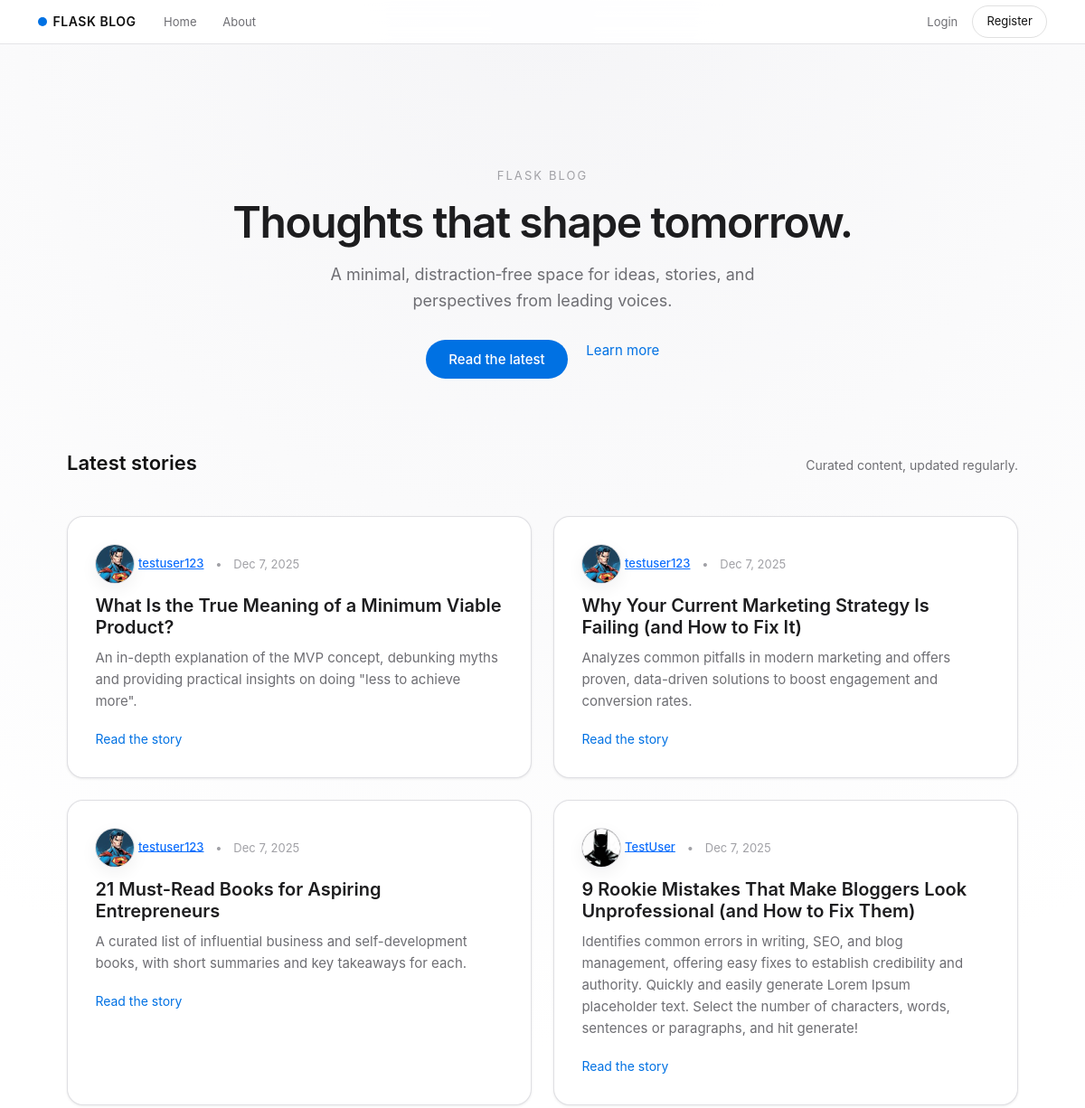
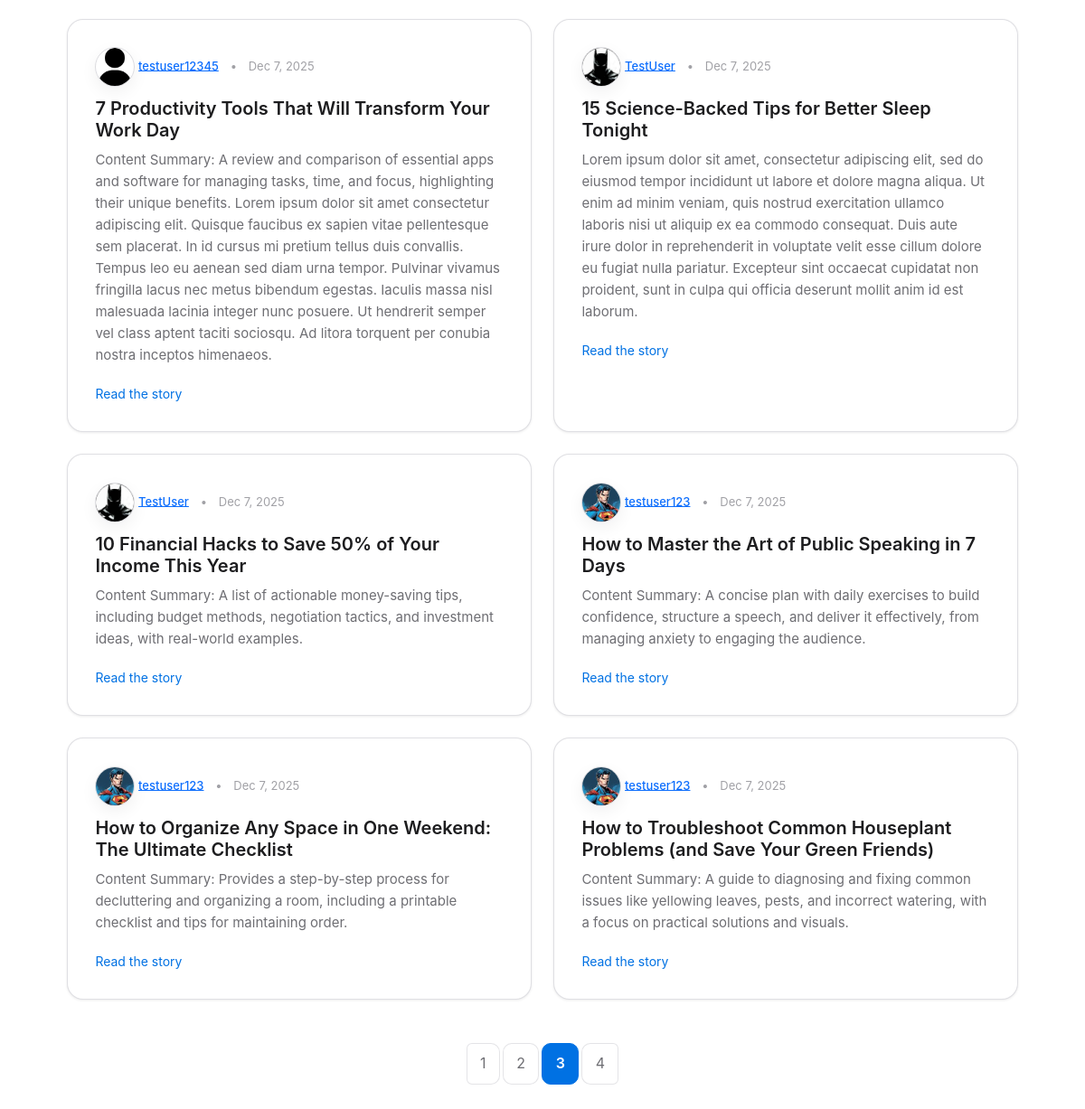
Screenshot of /home?page=3 with the database file from the repository (2 pictures, top to bottom).
### flaskblog/models.py (models this page shows, shortened)
class Post(db.Model):
    id = db.Column(db.Integer, primary_key = True)
    title = db.Column(db.String(100), nullable=False)
    date_posted = db.Column(db.DateTime(timezone=True), nullable=False, default=lambda: datetime.now(timezone.utc))
    content = db.Column(db.Text, nullable=False)
    user_id = db.Column(db.Integer, db.ForeignKey('user.id'), nullable=False)

class User(db.Model, UserMixin):
    id = db.Column(db.Integer, primary_key = True)
    username = db.Column(db.String(20), unique=True, nullable=False)
    email = db.Column(db.String(120), unique=True, nullable=False)
    image_file = db.Column(db.String(20), nullable=False, default='default.jpg')
    password = db.Column(db.String(60), nullable=False)
    posts = db.relationship('Post', backref='author', lazy=True)

### flaskblog/main/routes.py (the view)
@main.route("/")
@main.route("/home")
def home():
    page = request.args.get('page', 1, type=int)
    posts = Post.query.order_by(Post.date_posted.desc()).paginate(page=page, per_page=10)
    return render_template("home.html", posts=posts)

### flaskblog/templates/home.html
{% extends "layout.html" %} {% block content %}
<section class="hero text-center">
  <p class="hero-eyebrow">Flask Blog</p>
  <h1 class="hero-title">Thoughts that shape tomorrow.</h1>
  <p class="hero-subtitle">
    A minimal, distraction‑free space for ideas, stories, and perspectives from
    leading voices.
  </p>
  <div class="hero-cta">
    <a href="#stories" class="hero-link primary">Read the latest</a>
    <a href="/about" class="hero-link secondary">Learn more</a>
  </div>
</section>
<section id="stories" class="stories-section">
  <div class="section-header">
    <h2 class="section-title">Latest stories</h2>
    <p class="section-subtitle">Curated content, updated regularly.</p>
  </div>
  <div class="row g-4">
    {% for post in posts.items %}
    <div class="col-md-6">
      <article class="story-tile">
        <div class="story-meta">
          <span class="author-wrap">
            <img
              class="story-avatar"
              src="{{ url_for('static', filename='profile_pics/' ~ post.author.image_file) }}"
              alt="{{ post.author.username }}'s avatar"
            />
            <a
              class="story-author"
              href="{{ url_for('users.user_posts', username=post.author.username) }}"
              >{{ post.author.username }}</a
            >
          </span>
          <span class="story-dot">•</span>
          <span class="story-date"
            >{{ post.date_posted.strftime('%b %-d, %Y') }}</span
          >
        </div>
        <h3 class="story-title">{{ post.title }}</h3>
        <p class="story-excerpt">{{ post.content }}</p>
        <a
          href="{{ url_for('posts.post', post_id=post.id) }}"
          class="story-link"
          >Read the story</a
        >
      </article>
    </div>
    {% endfor %}
  </div>
  {% if posts.pages > 1 %}
  <div class="pagination-wrapper text-center mt-5">
    <nav>
      <ul class="pagination justify-content-center">
        {% for page_num in posts.iter_pages(left_edge=1, right_edge=1,
        left_current=1, right_current=2) %} {% if page_num %} {% if posts.page
        == page_num %}
        <li class="page-item active">
          <a class="page-link" href="{{ url_for('main.home', page=page_num) }}"
            >{{ page_num }}</a
          >
        </li>
        {% else %}
        <li class="page-item">
          <a class="page-link" href="{{ url_for('main.home', page=page_num) }}"
            >{{ page_num }}</a
          >
        </li>
        {% endif %} {% else %}
        <li class="page-item disabled"><span class="page-link">…</span></li>
        {% endif %} {% endfor %}
      </ul>
    </nav>
  </div>
  {% endif %}
</section>
{% endblock content %}

### flaskblog/static/main.css (style rules this page uses)
:root { --primary-color: #111111; --primary-muted: #1d1d1f; --accent-color: #0071e3; --accent-soft: #e8f0ff; --text-primary: #111111; --text-secondary: #6e6e73; --text-tertiary: #a1a1a6; --bg-primary: #ffffff; --bg-secondary: #fbfbfd; --bg-elevated: #ffffff; --border-color: #d2d2d7; --radius-soft: 18px; --shadow-soft: 0 18px 40px rgba(0, 0, 0, 0.08); --shadow-subtle: 0 1px 3px rgba(0, 0, 0, 0.08); }
* { margin: 0; padding: 0; box-sizing: border-box; }
body { font-family: -apple-system, BlinkMacSystemFont, "SF Pro Text", system-ui, "Segoe UI", Roboto, "Helvetica Neue", Arial, sans-serif; background: radial-gradient(circle at top, #f5f5f7 0, #ffffff 45%); color: var(--text-primary); line-height: 1.6; -webkit-font-smoothing: antialiased; -moz-osx-font-smoothing: grayscale; }
h1, h2, h3, h4, h5, h6 { color: var(--text-primary); font-weight: 600; line-height: 1.2; margin-bottom: 1rem; }
.hero, .about-hero { max-width: 800px; margin: 0 auto 4rem auto; padding: 3.5rem 1.5rem 1rem; }
.hero-eyebrow { font-size: 13px; letter-spacing: 0.16em; text-transform: uppercase; color: var(--text-tertiary); margin-bottom: 0.75rem; }
.hero-title { font-size: 48px; font-weight: 600; letter-spacing: -0.03em; margin-bottom: 1rem; color: var(--primary-muted); }
.hero-subtitle { font-size: 18px; color: var(--text-secondary); max-width: 36rem; margin: 0 auto 1.75rem auto; }
.hero-cta { display: flex; justify-content: center; gap: 1.25rem; flex-wrap: wrap; }
.hero-link { font-size: 15px; text-decoration: none; }
.hero-link.primary { color: #ffffff; background: var(--accent-color); padding: 0.6rem 1.6rem; border-radius: 999px; font-weight: 500; }
.hero-link.secondary { color: var(--accent-color); }
.stories-section { max-width: 1100px; margin: 0 auto; padding: 0 1.5rem; }
.section-header { display: flex; align-items: baseline; justify-content: space-between; gap: 1.5rem; margin-bottom: 1.75rem; }
.section-title { font-size: 22px; font-weight: 600; }
.section-subtitle { font-size: 14px; color: var(--text-secondary); }
.story-tile { background: var(--bg-elevated); border-radius: var(--radius-soft); padding: 1.9rem 1.9rem 1.8rem; border: 1px solid rgba(210, 210, 215, 0.7); box-shadow: var(--shadow-subtle); transition: transform 0.3s ease, box-shadow 0.3s ease, border-color 0.3s ease; height: 100%; }
.story-meta { font-size: 13px; color: var(--text-tertiary); margin-bottom: 0.75rem; display: flex; align-items: center; gap: 0.5rem; }
.story-author { font-weight: 500; }
.story-dot { margin: 0 0.3rem; }
.story-title { font-size: 20px; font-weight: 600; margin-bottom: 0.6rem; color: var(--primary-muted); }
.story-excerpt { font-size: 15px; color: var(--text-secondary); margin-bottom: 1.1rem; }
.story-link { font-size: 14px; color: var(--accent-color); text-decoration: none; }
.story-avatar { width: 44px; height: 44px; border-radius: 50%; object-fit: cover; border: 1px solid rgba(210, 210, 215, 0.8); box-shadow: 0 6px 18px rgba(15, 23, 42, 0.06); }
.pagination .page-link { border-radius: 10px; margin: 0 4px; padding: 0.55rem 0.9rem; color: var(--text-secondary); border: 1px solid rgba(210, 210, 215, 0.6); background: var(--bg-elevated); transition: all 0.2s ease; }
.pagination .active .page-link { color: #fff !important; background: var(--accent-color) !important; border-color: var(--accent-color) !important; font-weight: 600; }

### rows the page displays
Post: image_file (picture), author.username "testuser123", date_posted "Dec 7, 2025", title "What Is the True Meaning of a Minimum Viable Product?", content "An in-depth explanation of the MVP concept, debunking myths and providing practical insights on doing \"less to achieve more\"."
Post: image_file (picture), author.username "testuser123", date_posted "Dec 7, 2025", title "Why Your Current Marketing Strategy Is Failing (and How to Fix It)", content "Analyzes common pitfalls in modern marketing and offers proven, data-driven solutions to boost engagement and conversion rates."
Post: image_file (picture), author.username "testuser123", date_posted "Dec 7, 2025", title "21 Must-Read Books for Aspiring Entrepreneurs", content "A curated list of influential business and self-development books, with short summaries and key takeaways for each."
Post: image_file (picture), author.username "TestUser", date_posted "Dec 7, 2025", title "9 Rookie Mistakes That Make Bloggers Look Unprofessional (and How to Fix Them)", content "Identifies common errors in writing, SEO, and blog management, offering easy fixes to establish credibility and authority. Quickly and easily generate Lorem Ipsum placeholder text. Select the number of characters, words, sentences or paragraphs, and hit generate!"
Post: image_file (placeholder picture), author.username "testuser12345", date_posted "Dec 7, 2025", title "7 Productivity Tools That Will Transform Your Work Day", content "Content Summary: A review and comparison of essential apps and software for managing tasks, time, and focus, highlighting their unique benefits. Lorem ipsum dolor sit amet consectetur adipiscing elit. Quisque faucibus ex sapien vitae pellentesque sem placerat. In id cursus mi pretium tellus duis convallis. Tempus leo eu aenean sed diam urna tempor. Pulvinar vivamus fringilla lacus nec metus bibendum egestas. Iaculis massa nisl malesuada lacinia integer nunc posuere. Ut hendrerit semper vel class aptent taciti sociosqu. Ad litora torquent per conubia nostra inceptos himenaeos."
Post: image_file (picture), author.username "TestUser", date_posted "Dec 7, 2025", title "15 Science-Backed Tips for Better Sleep Tonight", content "Lorem ipsum dolor sit amet, consectetur adipiscing elit, sed do eiusmod tempor incididunt ut labore et dolore magna aliqua. Ut enim ad minim veniam, quis nostrud exercitation ullamco laboris nisi ut aliquip ex ea commodo consequat. Duis aute irure dolor in reprehenderit in voluptate velit esse cillum dolore eu fugiat nulla pariatur. Excepteur sint occaecat cupidatat non proident, sunt in culpa qui officia deserunt mollit anim id est laborum."
Post: image_file (picture), author.username "TestUser", date_posted "Dec 7, 2025", title "10 Financial Hacks to Save 50% of Your Income This Year", content "Content Summary: A list of actionable money-saving tips, including budget methods, negotiation tactics, and investment ideas, with real-world examples."
Post: image_file (picture), author.username "testuser123", date_posted "Dec 7, 2025", title "How to Master the Art of Public Speaking in 7 Days", content "Content Summary: A concise plan with daily exercises to build confidence, structure a speech, and deliver it effectively, from managing anxiety to engaging the audience."
Post: image_file (picture), author.username "testuser123", date_posted "Dec 7, 2025", title "How to Organize Any Space in One Weekend: The Ultimate Checklist", content "Content Summary: Provides a step-by-step process for decluttering and organizing a room, including a printable checklist and tips for maintaining order."
Post: image_file (picture), author.username "testuser123", date_posted "Dec 7, 2025", title "How to Troubleshoot Common Houseplant Problems (and Save Your Green Friends)", content "Content Summary: A guide to diagnosing and fixing common issues like yellowing leaves, pests, and incorrect watering, with a focus on practical solutions and visuals."

### other values shown
{{ page_num }} "1" "2" "4"
{{ page_num }} "3"
